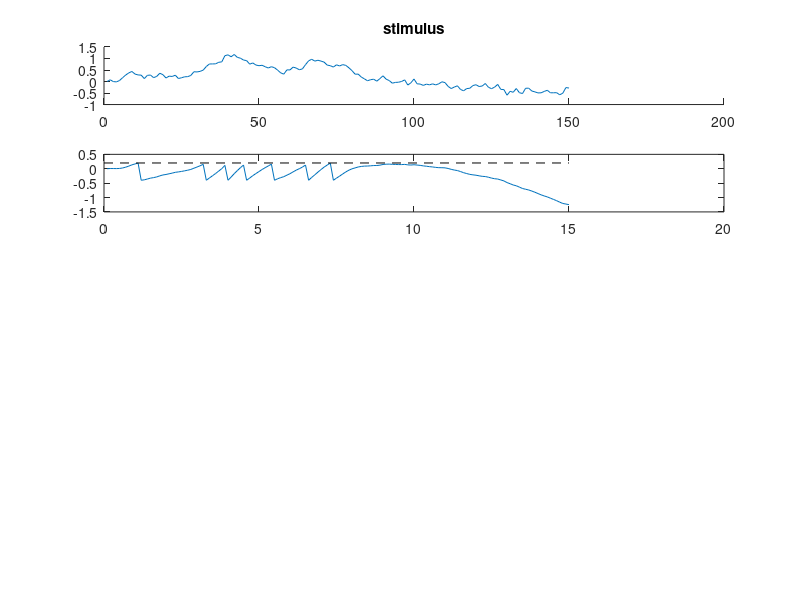

This figure's MATLAB source: (Note: this script raises an error after producing the figure.)
%% Figure 4 
%
% =======
% Compares the BSN LIF to the GLM single neuron. The neuron
% performing an integration of an OU process. By varying the parameter
% alpha, you can observe how the spike spread (and by extension, coding 
% accuracy) changes with respect to the hardness of the GLM threshold. 
% =======
% 
% Dependencies: plotRaster
%
%% Set up simulation 
NT = 15; %simulation length
dt = .1; %dt 
time = dt:dt:NT; %time vector
T = 0.2; % threshold
nt = length(time); % number of time bins

c = zeros(1,nt); %stimulus
lambda_c = 1/20; % decay of stimulus

% --- Make OU stimulus -----
for i = 2:nt
    dc = -lambda_c*c(i-1) + 0.1*randn(); %derivative 
    c(i) = c(i-1) + dc; %update c
end

%plot stimulus
clf
subplot(511);
plot(c);
box off
title('stimulus')

%% Simulate LIF neuron
lif_v = zeros(1,nt); % voltages
lif_sp = zeros(1,nt); % spike times

lambda_v = 0.05; % voltage decay

for i = 2:nt

    dv = -lambda_v*lif_v(i-1) + c(i); % derivative of voltage
    lif_v(i) = lif_v(i-1) + dv*dt; %integration of voltage
    
    if lif_v(i) > T % check if neuron is above threshold
        lif_sp(i) = 1; % record spike 
        lif_v(i) = -2*T; % reset to -2*Threshold
    end
end

tsp = dt*find(lif_sp); % spike times

% Plot LIF voltage trace and spikes
subplot(512);
plot(time, lif_v, [0 NT], [T T], 'k--')
hold on
plotRaster(tsp)
box off
title('LIF')
    
%% Simulate GLM 
alpha_val = 100; % VARY THIS to change the hardness of the spiking threshold
fmax = 50; % upper limit on spiking
fmin = 0; % lower limit on spiking
reps = 5; % repetitions of GLM simulation

sptimes = cell(1,reps); % cell array with spike times for each rep (for raster plot)
vvals = cell(1,reps); % cell array with voltage traces for each repetition

for j = 1:reps
    % initialize for each rep
    glm_v = zeros(1,nt); % Voltage
    glm_sp = zeros(1,nt); % Spikes
    
    for i = 2:nt
        dv = -lambda_v*glm_v(i-1) + c(i); % derivative of voltage
        glm_v(i) = glm_v(i-1) + dv*dt; % integrate voltage
        
        rt = alpha_val*(glm_v(i) - T); %instantaneous sp rate 
        cond = fmax*1./(1+fmax*exp(-rt)) + fmin; %conditional intensity
        Ps = 1-exp(-cond*dt); %probability of spiking

        if rand() < Ps % threshold
            glm_sp(i) = 1; %insert spike
            glm_v(i) = -2*T; %voltage reset
        end
        
    end
    
    % Store spikes
    sptimes{j} = find(glm_sp)*dt;
    vvals{j} = glm_v;
end

% plot GLM voltage trace and spikes for all reps
subplot(5,1,[ 3 4 5]);
for i = 1:reps
plot(time, vvals{i}, [0 NT], [T T], 'k--')
hold on
plotRaster(sptimes{i}, 'k', [], [], i)
end
box off
set(gca, 'ylim', [min(lif_v) reps + 0.5])
title('GLM')
